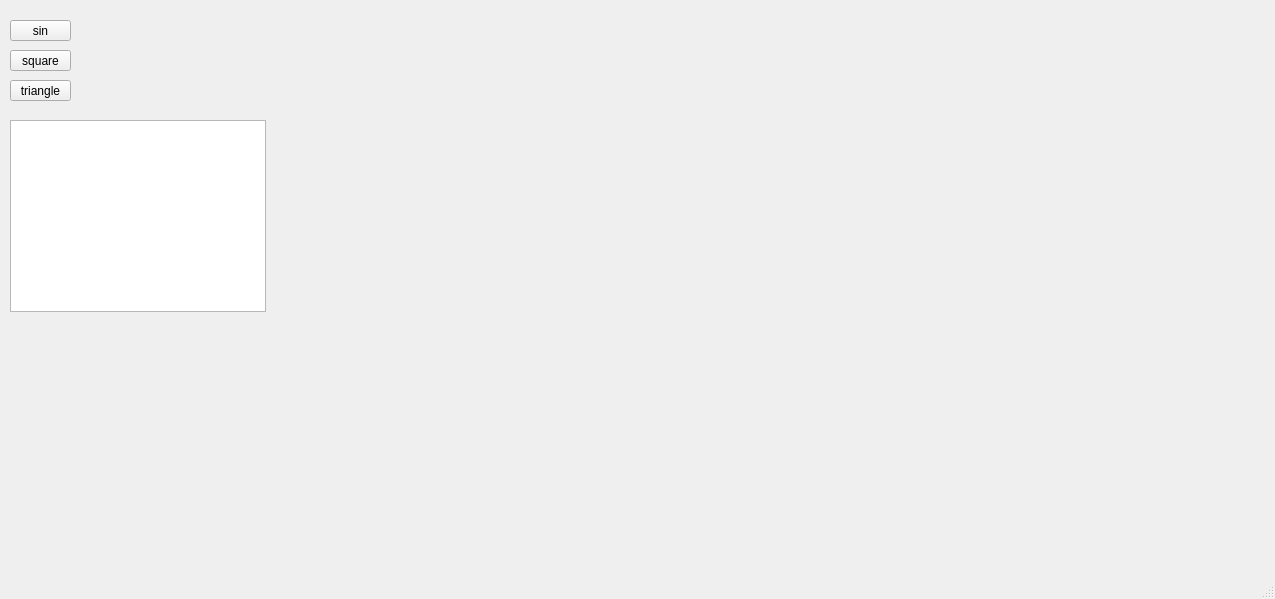
<?xml version="1.0" encoding="UTF-8"?>
<ui version="4.0">
 <class>MainWindow</class>
 <widget class="QMainWindow" name="MainWindow">
  <property name="geometry">
   <rect>
    <x>0</x>
    <y>0</y>
    <width>1275</width>
    <height>599</height>
   </rect>
  </property>
  <property name="windowTitle">
   <string>MainWindow</string>
  </property>
  <widget class="QWidget" name="centralwidget">
   <widget class="QCustomPlot" name="plot" native="true">
    <property name="geometry">
     <rect>
      <x>290</x>
      <y>20</y>
      <width>901</width>
      <height>461</height>
     </rect>
    </property>
   </widget>
   <widget class="QPushButton" name="sinBtn">
    <property name="geometry">
     <rect>
      <x>10</x>
      <y>20</y>
      <width>61</width>
      <height>21</height>
     </rect>
    </property>
    <property name="text">
     <string>sin</string>
    </property>
   </widget>
   <widget class="QPushButton" name="sinSqr">
    <property name="geometry">
     <rect>
      <x>10</x>
      <y>50</y>
      <width>61</width>
      <height>21</height>
     </rect>
    </property>
    <property name="text">
     <string>square</string>
    </property>
   </widget>
   <widget class="QPushButton" name="triangleBtn">
    <property name="geometry">
     <rect>
      <x>10</x>
      <y>80</y>
      <width>61</width>
      <height>21</height>
     </rect>
    </property>
    <property name="text">
     <string>triangle</string>
    </property>
   </widget>
   <widget class="QListWidget" name="listWidget">
    <property name="geometry">
     <rect>
      <x>10</x>
      <y>120</y>
      <width>256</width>
      <height>192</height>
     </rect>
    </property>
   </widget>
  </widget>
  <widget class="QMenuBar" name="menubar">
   <property name="geometry">
    <rect>
     <x>0</x>
     <y>0</y>
     <width>1275</width>
     <height>20</height>
    </rect>
   </property>
  </widget>
  <widget class="QStatusBar" name="statusbar"/>
 </widget>
 <customwidgets>
  <customwidget>
   <class>QCustomPlot</class>
   <extends>QWidget</extends>
   <header>qcustomplot.h</header>
   <container>1</container>
  </customwidget>
 </customwidgets>
 <resources/>
 <connections/>
</ui>
